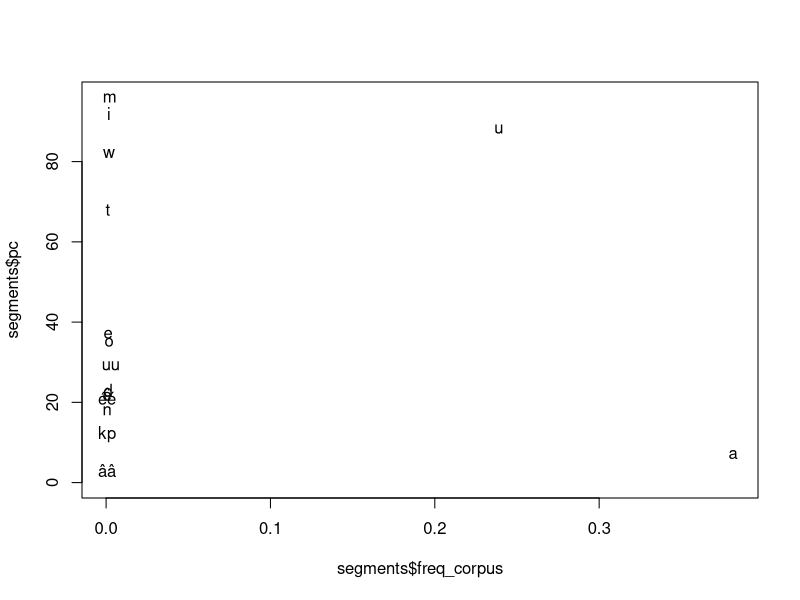
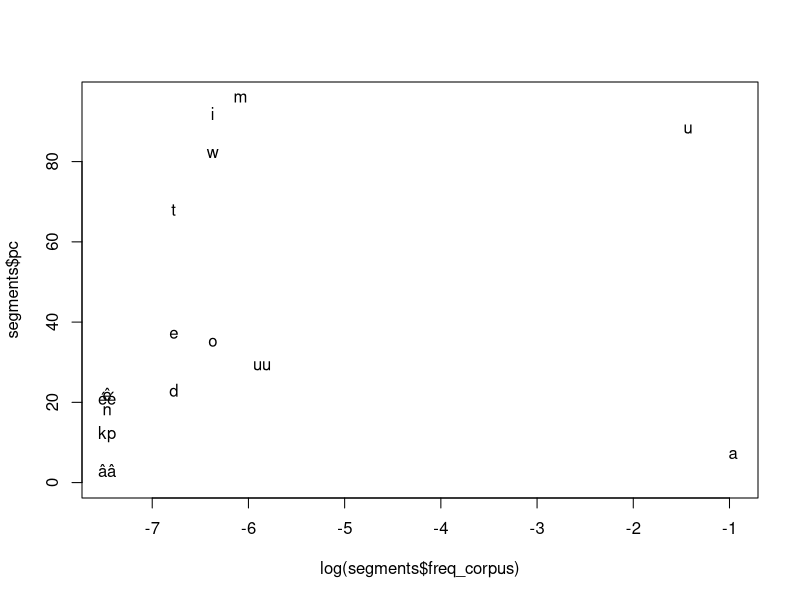
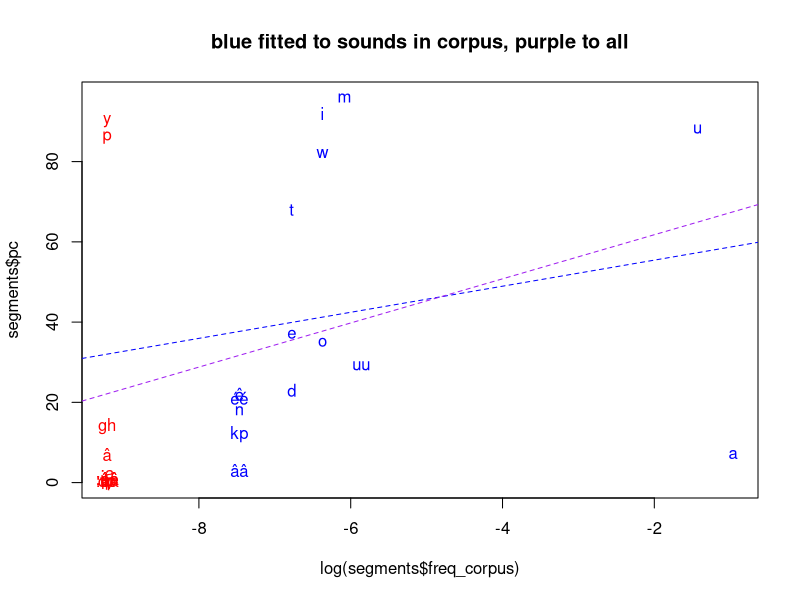

These figures' R source, in order:
## ---- chunk 1
knitr::opts_chunk$set(echo = TRUE)
## ---- chunk 2

correspondances=matrix( #list correspondances always by pairs, orthography then phonology
  c(
    #nasal
    ":ii","1 ",
    ":ee","2 ",
    ":aa","3 ",
    ":êê","4 ",
    ":ââ","5 ",
    ":uu","6 ",
    ":oo","7 ",
    ":óó","37 ",
    
    
    ":i","8 ",
    ":e","9 ",
    ":a","0 ",
    ":ê","10 ",
    ":â","11 ",
    ":u","12 ",
    ":o","13 ",
     ":ó","38 ",
   
    #non-nasal
    "îî","14 ",
    "êê","15 ",
    "ââ","16 ",
    "éé","17 ",
    "áá","18 ",
    "óó","19 ",
    
    "aa","20 ",
    "ee","21 ",
    "ii","22 ",
    "oo","23 ",
    "uu","24 ",

    "î","25 ",
    "ê","26 ",
    "â","27 ",
    "é","28 ",
    "á","29 ",
    "ó","30 ",
    
    "a","31 ",
    "e","32 ",
    "i","33 ",
    "o","34 ",
    "u","35 ",
    "ú","36 ",
    #consonants from rossel ortho replacements, missing previously
    "mbyw","39 ",
    "mbwy","40 ",
    "pwy","41 ",
    "pyw","42 ",
    "tpy","43 ",
    "dpy","44 ",
    "kpy","45 ",
    "myw","46 ",
    "mwy","47 ",
    "ngw","48 ",
    "nmy","49 ",
    "ngm","50 ",
    "mby","51 ",
    "mbw","52 ",
    "nty","53 ",
    "ndy","54 ",
    "nkw","55 ",
    "mty","56 ",
    "mdy","57 ",
    "mgw","58 ",
    "dny","59 ",
    "dmy","60 ",
    "knw","61 ",
    "py","62 ",
    "pw","63 ",
    "ty","64 ",
   # "ch"
    "dy","65 ",
    "ky","66 ",
    "kw","67 ",
    #"tp"
    #"dp"
    #"kp"
    "my","68 ",
    "mw","69 ",
    "ny","70 ",
    #"ng"
    "nm","71 ",
    #"mb"
    #"nt"
    "nj","72 ",
    #"nd"
    #"nk"
    #"mt"
    #"md"
    #"mg"
    #"dn"
    #"dm"
   # "kn"
    #"km"
    #"vy"
    "ly","73 ",
    #"lv"
    #"gh"
    #consonants, veeeery dirty!
    "tp","Tp ",
    "dp","Dp ",
    "kp","Kp ",
    "ngm","Ngm ",
    "ńm","ñ ",
    "ng","Ng ",
    "mb","Mb ",
    "nd","Nd ",
    "nt","Nt ",
    "nk","Nk ",
    "dn","Dn ",
    "kn","Kn ",
    "vy","Vy ",
    "mt","Mt ",
    "md","Md ",
    "mg","Mg ",
    "dm","Dm ",
    "km","Km ",
    "gh","Gh ",
    "lv","Lv ",
    "cch","CCh ",
    "'n","'n ",
    "ń","ń ",
    "ch","Ch ", #NOTE
   "w","w ",
   "ẃ","ẃ ",
   "r","r ",
   "t","t ",
   "y","y ",
   "p","p ",
   "s","s ",
   "d","d ",
  "f","f ",
   "g","g ",
   "h","h ",
   "j","j ",
   "k","k ",
   "l","l ",
   "z","z ",
   "c","c ",
   "v","v ",
   "b","b ",
   "n","n ",
   "m","m "
    
  ),#last item above should not have a comma
  ncol = 2,byrow = T)


## ---- chunk 3
# get frequencies in raw_YEL
#note, you should have ran the code documented in get_freq_cor.Rmd

scan("words_corpus.txt",what="char")->wds

wds[1:1000]

#initialize the unichar phono-like representation
wds_uni=wds

for(i in 1:dim(correspondances)[1]) { #transform into unicharacter
  wds_uni=gsub(correspondances[i,1],correspondances[i,2],wds_uni,fixed=T,useBytes = T)
}
wds_uni[1:1000]

wds_uni=unlist(strsplit(wds_uni,split=" "))
counts=data.frame(table(wds_uni))
counts$wds_uni=as.character(counts$wds_uni)

colnames(correspondances)<-c("ortho","fake")
correspondances=data.frame(correspondances)
correspondances$fake=gsub(" ","",as.character(correspondances$fake))

#backtranslate
merge(counts,correspondances,by.x="wds_uni",by.y="fake")->counts
counts=counts[order(counts$Freq),]

colnames(counts)[2]<-"counts_corpus"
counts$freq_corpus=counts$counts_corpus/sum(counts$counts_corpus)

write.table(counts,"segment-counts.txt",col.names = T,row.names = F,quote=T,sep="\t")
## ---- chunk 4
read.table("segments_with_cor_freq.txt",header=T)->segments # not ran
plot(segments$pc~segments$freq_corpus,type="n")
text(segments$pc~segments$freq_corpus,labels=segments$ortho)

plot(segments$pc~log(segments$freq_corpus),type="n")
text(segments$pc~log(segments$freq_corpus),labels=segments$ortho)

#some stimuli sounds do not occur in the corpus at all
#so we'll give them a really small frequency, just so that they show up
#and we tag them in red
segments$freq_corpus[is.na(segments$freq_corpus)]<-.0001
plot(segments$pc~log(segments$freq_corpus),type="n",main="blue fitted to sounds in corpus, purple to all")
text(segments$pc~log(segments$freq_corpus),labels=segments$ortho,col=ifelse(segments$freq_corpus<.00057,"red","blue"))
#abline(lm(segments$pc~log(segments$freq_corpus),subset=c(segments$freq_corpus<.00057)),col="red",lty=2) #this one is impossible, bc it's vertical, all the x are the same
abline(lm(segments$pc~log(segments$freq_corpus),subset=c(segments$freq_corpus>=.00057)),col="blue",lty=2)
abline(lm(segments$pc~log(segments$freq_corpus)),col="purple",lty=2)

